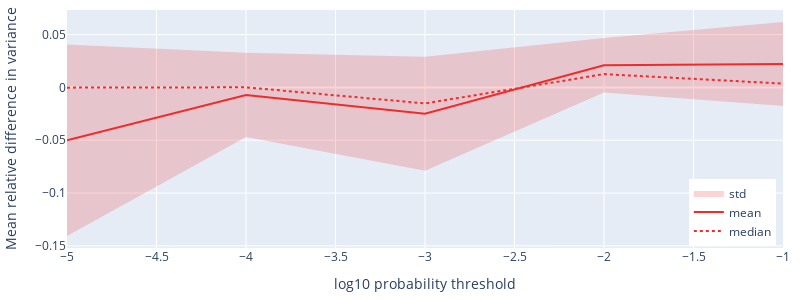

Source (notebook cell):
### Code cell
### mean relative difference in varaince mean, median, std depending on the weight_threshold

# set x, y and color variables
color_columns_list=['relative_delta_var_weighted_mean']
x_column = 'weight_threshold_log10'

# compute variance
results_df_var = process_variance_features(data_threshold)[[x_column, 
                                                       'predicted_variable_node_type',
                                                       'relative_delta_var_weighted_mean',
                                                       'relative_delta_var_NOT_weighted_mean',
                                                       'relative_delta_var_NOT_weighted_median',
                                                       'relative_delta_var_weighted_median'
                                                      ]]

# aggregate results
res_tot = compute_stats_for_line_plot_paper(results_df_var, [x_column], color_columns_list[0])

# Figure
fig = go.Figure()
  
### relative_delta_var_weighted_mean results
# abscisse
x = res_tot[x_column].tolist()
x_rev = x[::-1]
# Line 1
y1 = res_tot['relative_delta_var_weighted_mean' + '_mean'].tolist()
y1_upper = res_tot['relative_delta_var_weighted_mean' + '_upper'].tolist()
y1_lower = res_tot['relative_delta_var_weighted_mean' + '_lower'].tolist()
y1_lower = y1_lower[::-1]
# Line 2
y2 = res_tot['relative_delta_var_weighted_mean' + '_median'].tolist()

fig.add_trace(go.Scatter(
    x=x+x_rev,
    y=y1_upper+y1_lower,
    fill='toself',
    fillcolor=transparent_color_list[0],
    line_color='rgba(255,255,255,0)', 
    showlegend=True,
    name='std'
))
fig.add_trace(go.Scatter(
    x=x,
    y=y1,
    line_color=color_list[0],
    showlegend=True,
    name='mean'
))
fig.add_trace(go.Scatter(
    x=x,
    y=y2,
    line_color=color_list[0],
    line_dash='dot',
    showlegend=True,
    name='median'
))
fig.update_traces(mode='lines')

# magin & size
fig.update_layout(
    margin=dict(l=20, r=10, t=10, b=10),
    width=800,
    height=300,
)

# legend position
fig.update_layout(legend=dict(
    yanchor="bottom",
    y=0.01,
    xanchor="right",
    x=0.99
))

# axis titles
fig.update_yaxes(title_text='Mean relative difference in variance')
fig.update_xaxes(title_text='log10 probability threshold')

fig.show()

### Figure 1 — Plotly figure (JSON) as saved in the notebook; plotly's stock layout.template omitted (floating-point values rounded to 4 significant figures)
{"data": [{"fill": "toself", "fillcolor": "rgba(238,44,44,0.2)", "line": {"color": "rgba(255,255,255,0)"}, "mode": "lines", "name": "std", "showlegend": true, "type": "scatter", "x": [-5, -4, -3, -2, -1, -1, -2, -3, -4, -5], "y": [0.04069, 0.03276, 0.02904, 0.04682, 0.06202, -0.0177, -0.004759, -0.07877, -0.04701, -0.1407]}, {"line": {"color": "rgb(238,44,44)"}, "mode": "lines", "name": "mean", "showlegend": true, "type": "scatter", "x": [-5, -4, -3, -2, -1], "y": [-0.05003, -0.007125, -0.02487, 0.02103, 0.02216]}, {"line": {"color": "rgb(238,44,44)", "dash": "dot"}, "mode": "lines", "name": "median", "showlegend": true, "type": "scatter", "x": [-5, -4, -3, -2, -1], "y": [-0.0002108, 0.0001024, -0.01513, 0.01259, 0.00363]}], "layout": {"height": 300, "legend": {"x": 0.99, "xanchor": "right", "y": 0.01, "yanchor": "bottom"}, "margin": {"b": 10, "l": 20, "r": 10, "t": 10}, "width": 800, "xaxis": {"title": {"text": "log10 probability threshold"}}, "yaxis": {"title": {"text": "Mean relative difference in variance"}}}}
